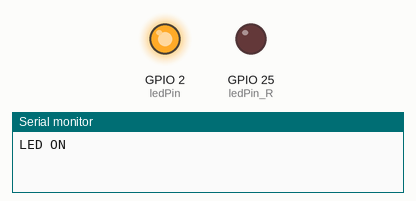
A sketch run on a simulated ESP32. On the bench: output pins drawn as LEDs (lit = HIGH), the last lines printed to the serial monitor.

Above: at 0.5 s.
At 2.5 s:
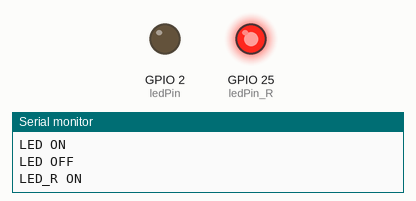
At 3.5 s:
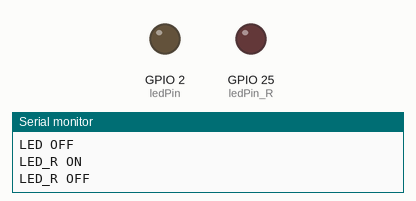
Timing chart, 0 to 5.2 s (numbered marks = the images above):
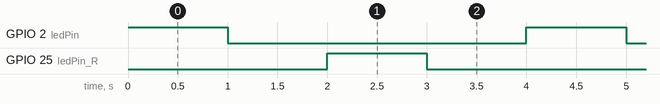

Measured:
- by itself, GPIO 2 (ledPin), GPIO 25 (ledPin_R): alternates HIGH for 1.0 s and LOW for 3.0 s
- by itself, everything shown: repeats every 4.0 s, in 4 steps

The sketch:

led_on_off.ino
```cpp
// 定义LED引脚，ESP32通常板载LED连接在GPIO 2
const int ledPin = 2;
const int ledPin_R = 25;

void setup() {
  // 初始化串口通信，设置波特率为115200
  Serial.begin(115200);
  // 将LED引脚设置为输出模式
  pinMode(ledPin, OUTPUT);
  pinMode(ledPin_R, OUTPUT);

}

void loop() {
  digitalWrite(ledPin, HIGH);  // 点亮LED
  Serial.println("LED ON");    // 串口输出提示
  delay(1000);                 // 保持1秒（1000毫秒）

  digitalWrite(ledPin, LOW);   // 熄灭LED
  Serial.println("LED OFF");   // 串口输出提示
  delay(1000);                 // 保持1秒

  digitalWrite(ledPin_R, HIGH);  // 点亮LED
  Serial.println("LED_R ON");    // 串口输出提示
  delay(1000);                 // 保持1秒（1000毫秒）

  digitalWrite(ledPin_R, LOW);   // 熄灭LED_R
  Serial.println("LED_R OFF");   // 串口输出提示
  delay(1000);                 // 保持1秒

}
```
